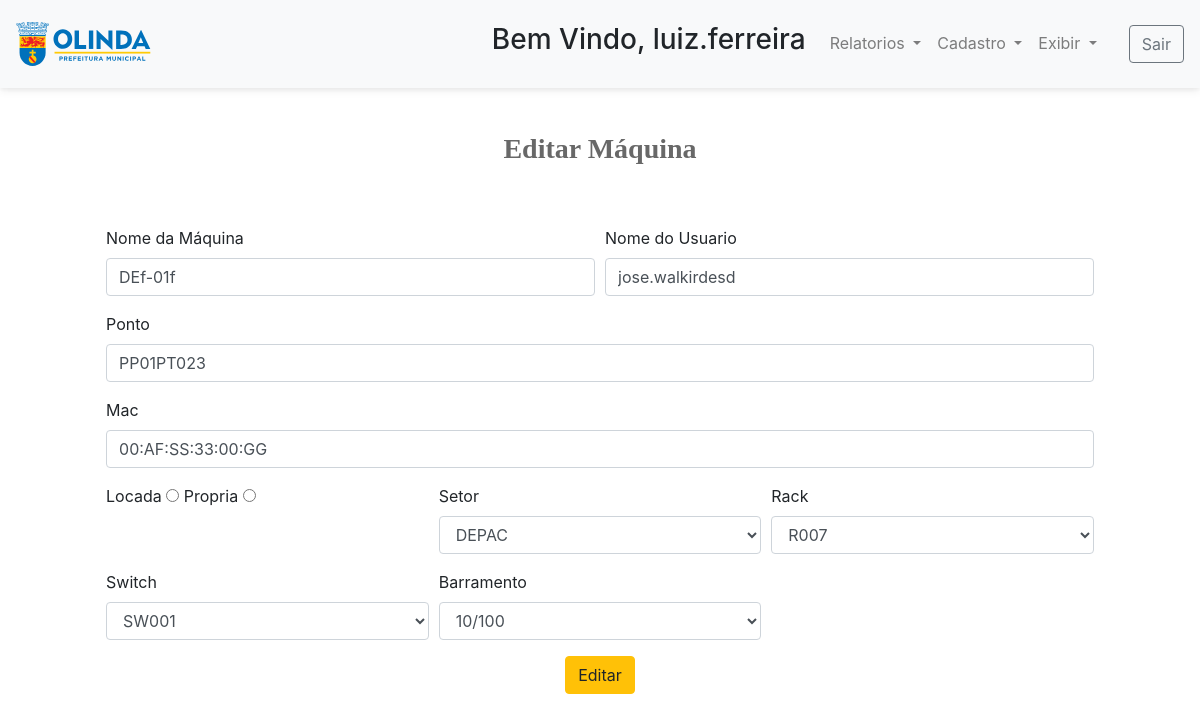
Screenshot of /editar/editarMaquina.php?id=16 (signed in) with the database file from the repository.
### tables this page shows
CREATE TABLE `maquina` (
  `id` int(11) NOT NULL,
  `id_setor` int(11) NOT NULL,
  `id_rack` int(15) NOT NULL,
  `nome_maquina` varchar(150) NOT NULL,
  `nome_usuario` varchar(150) NOT NULL,
  `ponto` varchar(150) NOT NULL,
  `mac` varchar(150) NOT NULL,
  `id_sw` int(11) NOT NULL,
  `id_barramento` int(11) NOT NULL,
  `inv` varchar(25) DEFAULT NULL,
  `tombo` varchar(25) DEFAULT NULL
);

CREATE TABLE `setor` (
  `id` int(11) NOT NULL,
  `setor` varchar(150) NOT NULL
);

CREATE TABLE `rack` (
  `id` int(11) NOT NULL,
  `rack` varchar(15) NOT NULL
);

CREATE TABLE `switch` (
  `id` int(11) NOT NULL,
  `sw` varchar(20) NOT NULL
);

CREATE TABLE `barramento` (
  `id` int(11) NOT NULL,
  `barramento` varchar(11) NOT NULL
);

### editar/editarMaquina.php (the view, shortened to what this page needs)
<?php
include_once '../util/cabeca.php';
$id = $_GET['id'];
$coon = conectar();
$busca = mysqli_query($coon, "select m.id , m.nome_maquina , m.nome_usuario , r.rack ,s.setor, m.ponto , m.mac , m.inv ,m.tombo , w.sw , b.barramento from maquina m join rack r on m.id_rack = r.id join setor s on m.id_setor = s.id join switch w on m.id_sw = w.id join barramento b on m.id_barramento = b.id   WHERE m.id =$id");
$row = mysqli_fetch_assoc($busca);
?>
<div class="container">
    <form style="margin: 4% ; padding: 1.5%;margin-top: 10%;" method="POST" action="../salvar/salvarMaquina.php">
        <center><h3 class="descEstilo">Editar Máquina</h3></center><br><br>
        <div class="form-row">
            <div class="form-group col-md-6">
                <label for="nome_maquina">Nome da Máquina</label>
                <input type="text" class="form-control" id="nome_maquina" value="<?php echo $row['nome_maquina']; ?>" name="nome_maquina" placeholder="Nome da Máquina">
            </div>
            <div class="form-group col-md-6">
                <label for="nome_usuario">Nome do Usuario</label>
                <input type="text" class="form-control" id="nome_usuario" value="<?php echo $row['nome_usuario']; ?>" name="nome_usuario" placeholder="Nome do Usuario">
            </div>
        </div>
        <div class="form-group">
            <label for="ponto">Ponto</label>
            <input type="text" class="form-control" value="<?php echo $row['ponto']; ?>" id="ponto" name="ponto" placeholder="PPxPTx">
        </div>
        <div class="form-group">
            <label for="mac">Mac</label>
            <input type="text" class="form-control" id="mac" value="<?php echo $row['mac']; ?>" name="mac" placeholder="MAC Apenas numeros">
        </div>
        <div class="form-row">
             <div class="form-group col-md-4">
                <div>
                    <label>Locada</label> <input id="label1" type="radio" name="inv" data-tab="tab1" />
                    <label>Propria</label> <input id="label2" type="radio" name="tombo" data-tab="tab2" />
                </div>
            </div>
            <div class="form-group col-md-4">
                <label for="setor">Setor</label>
                <select name="id_setor" id="id_setor" class="form-control">
                    <option selected value="<?php echo $row['id'] ?>"><?php echo $row['setor'] ?></option>
                </select>
            </div>
            <div class="form-group col-md-4">
                <label for="rack">Rack</label>
                <select id="id_rack"  name="id_rack" class="form-control">
                    <option selected value="<?php echo $row['r.id']; ?>"><?php echo $row['rack']; ?></option>
                </select>
            </div>
            <div class="form-group col-md-4">
                <label for="id_sw">Switch</label>
                <select id="id_sw"  name="id_sw" class="form-control">
                    <option selected value="<?php echo $row['s.id']; ?>"><?php echo $row['sw']; ?></option>
                </select>
            </div>
            <div class="form-group col-md-4">
                <label for="barramento">Barramento</label>
                <select id="id_barramento"  name="id_barramento" class="form-control">
                    <option selected value="<?php echo $row['b.id']; ?>"><?php echo $row['barramento']; ?></option>
                </select>
            </div>
        </div>
        <center>
            <button type="submit" class="btn btn-warning"><a></a>Editar</button>
        </center>
    </form>
</div>
<?php
include_once '../util/rodape.php';
?>

### css/estilo.css (style rules this page uses)
.descEstilo { color: #686868; font-family: Georgia, Palatino, "Times New Roman", serif; font-weight: bold; line-height: 150% }

### rows the page displays
maquina: nome_maquina "DEf-01f", nome_usuario "jose.walkirdesd", ponto "PP01PT023", mac "00:AF:SS:33:00:GG", id_setor "DEPAC", id_rack "R007", id_sw "SW001", id_barramento "10/100"

### other values shown
$_SESSION['login'] "luiz.ferreira"
